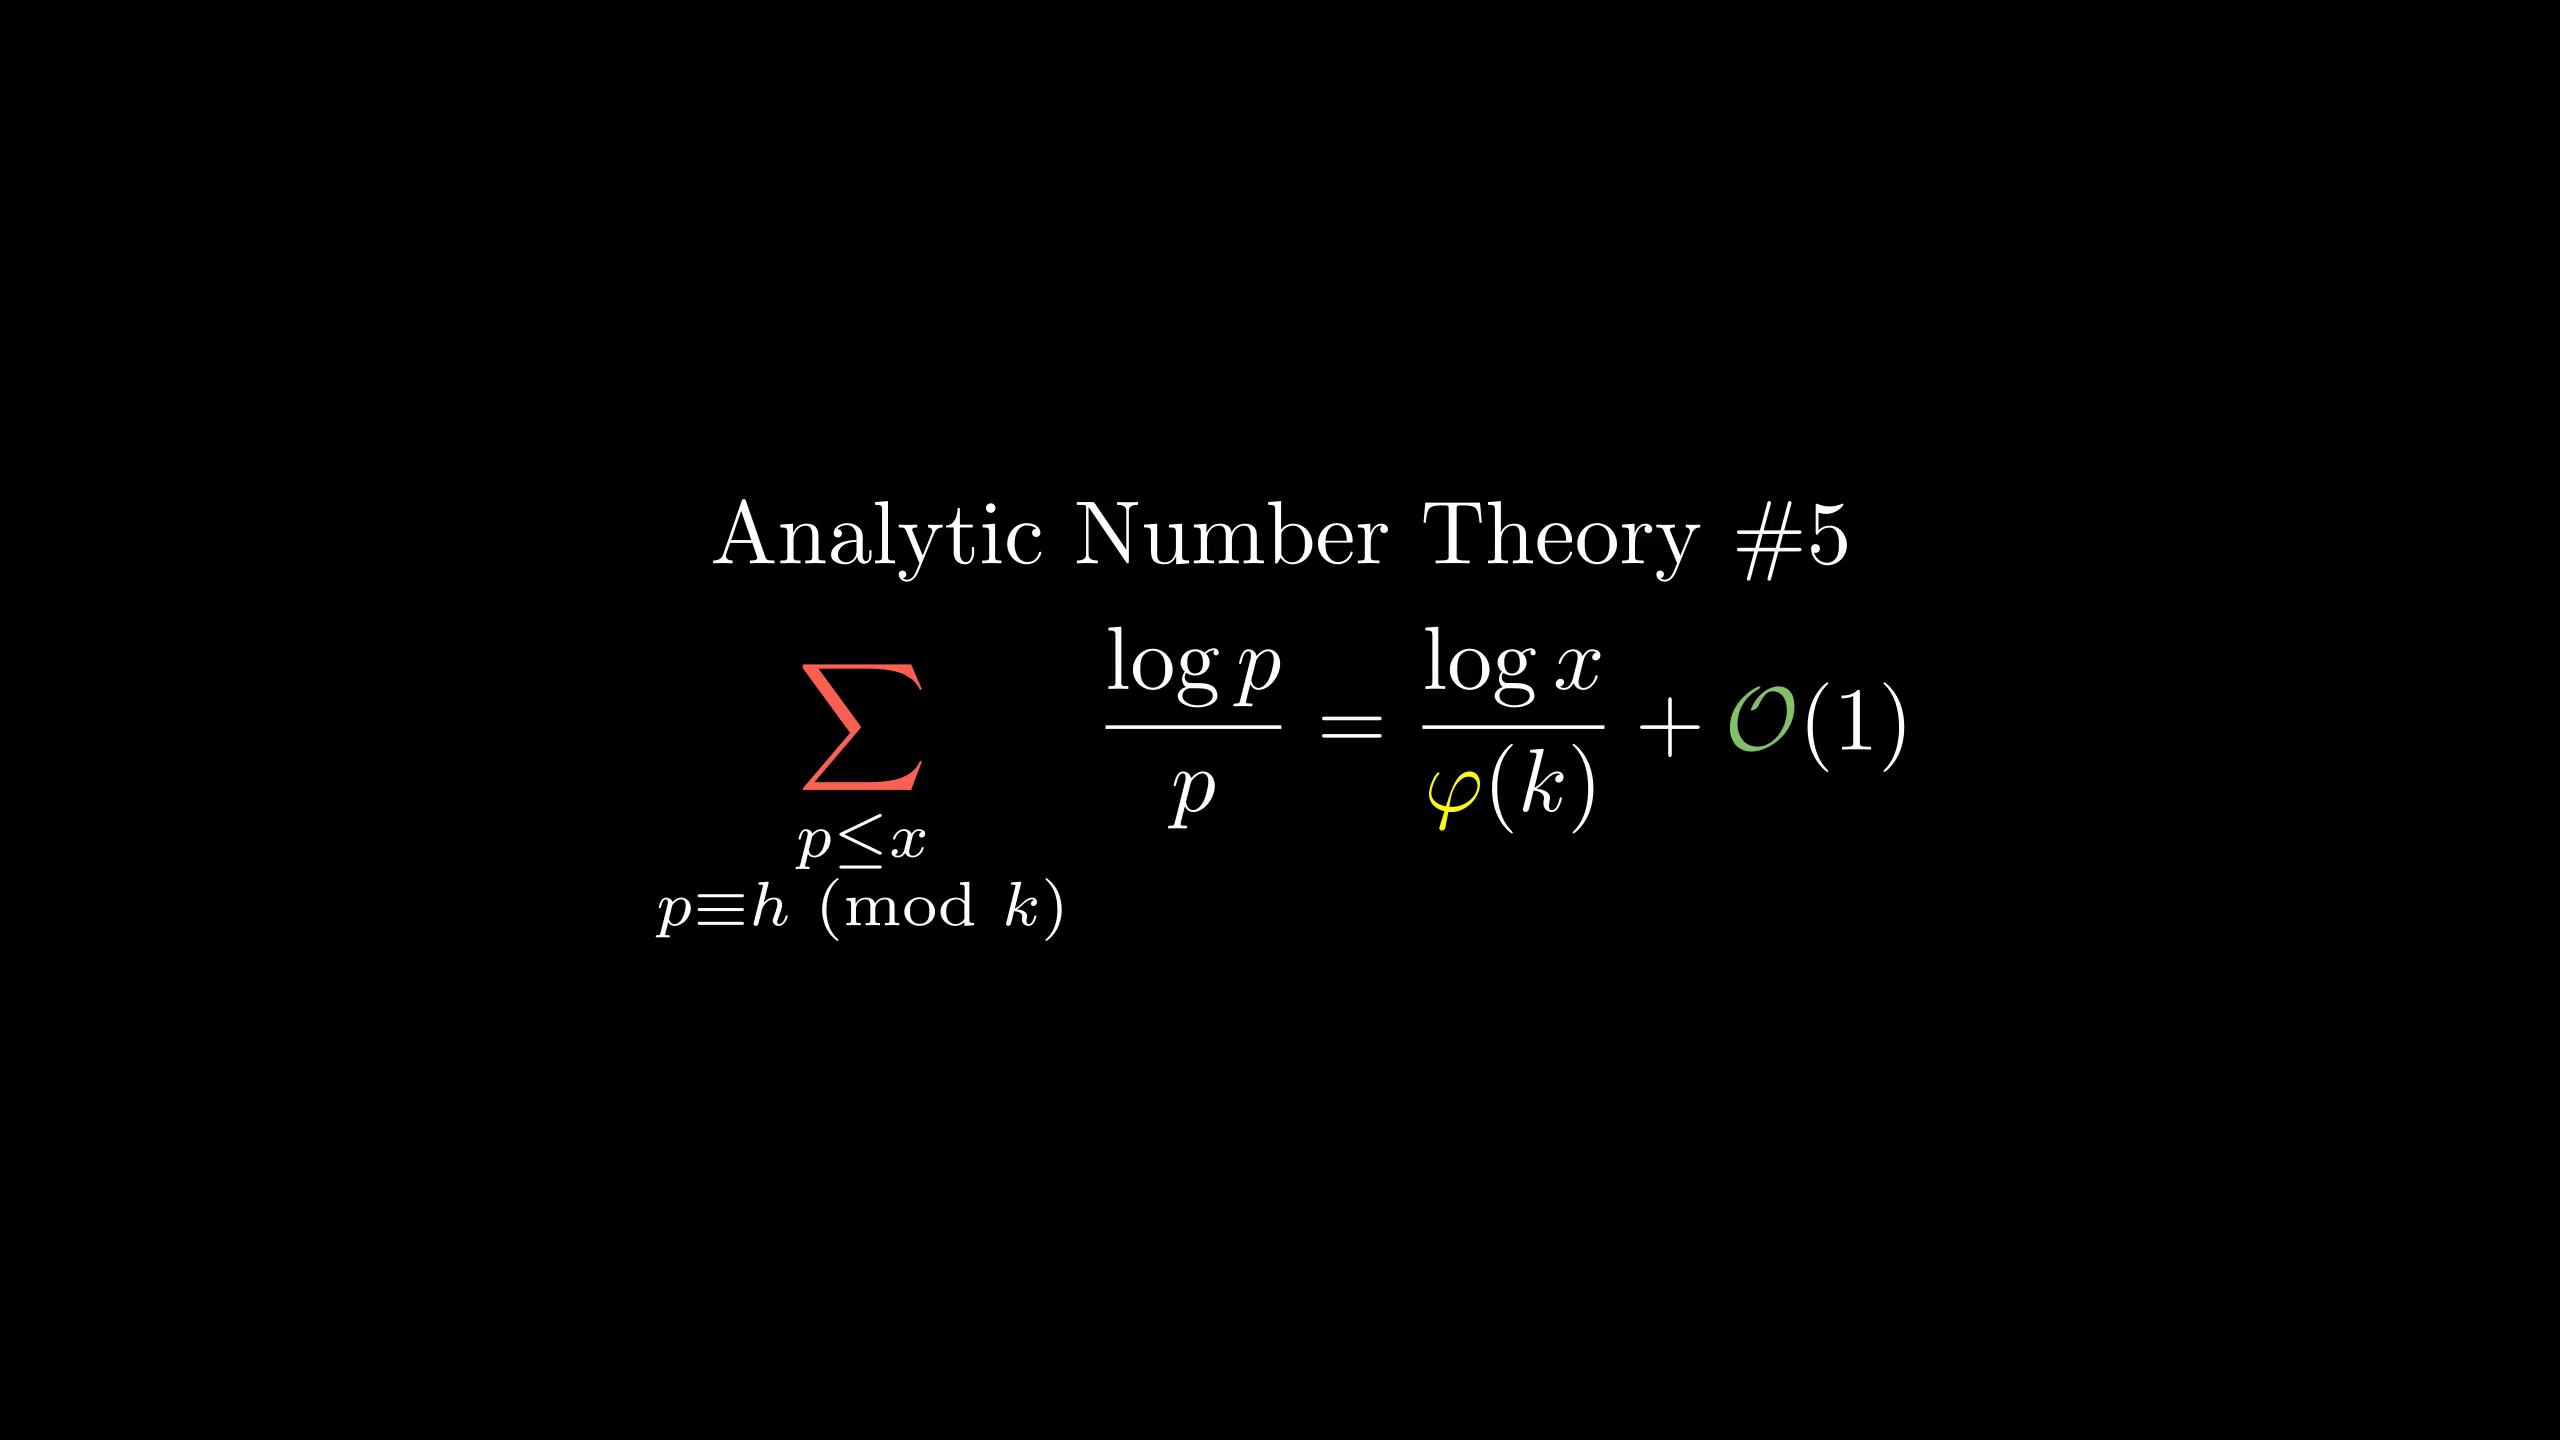

Reproduce this figure in Python.
from manimlib.imports import *

class FooScene(Scene):
    def construct(self):
        tit=TextMobject(r"Analytic Number Theory \#5")
        fml=TexMobject(r"\sum_{\scriptstyle p\le x" \
                r"\atop\scriptstyle p\equiv h\text{ (mod }k)}" \
                r"{\log{p}\over{p}}={\log x\over\varphi(k)}+\mathcal O(1)",
                tex_to_color_map={
                    r"\sum":RED,
                    #r"\sum_{\scriptstyle p\le x\atop\scriptstyle p\equiv h\pmod k}":RED,
                    r"\varphi":YELLOW,
                    r"\mathcal O":GREEN
                })
        self.add(VGroup(tit,fml).arrange(DOWN))
        self.wait()
